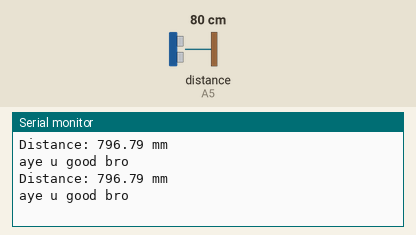
This sketch was run on a simulated Arduino Uno, built with avr-gcc and run on an emulated ATmega328P. Parts: the last lines printed to the serial monitor. Wiring (inferred from the names in the program): ultrasonic range finder: trigger A4; echo A5. The test bench sets the inputs (shaded band); at power-on: distance to the obstacle (sensor on A5) 80 cm. The echo pulse lasts 58.3 µs per cm.

Above: at 1.2 s.
1.3 s: distance to the obstacle (sensor on A5) set to 2 cm
At 2.8 s:
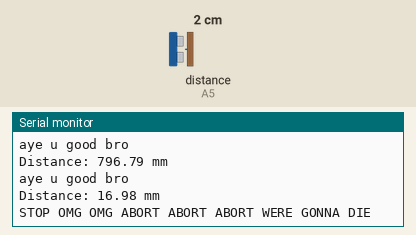
4.3 s: distance to the obstacle (sensor on A5) set to 4 cm
At 5.5 s:
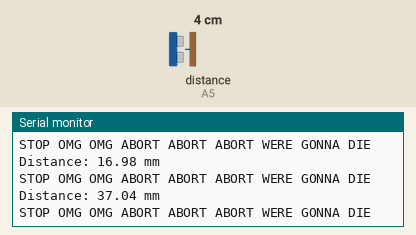
Timing chart, 0 to 7.3 s (numbered marks = the images above; inputs shaded):
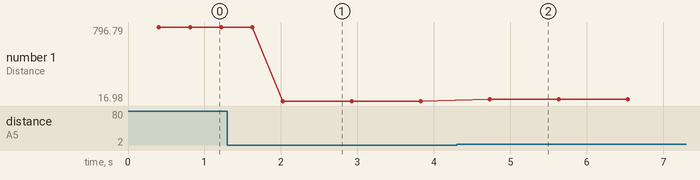

The sketch:

ultrasonic.ino
```cpp
#define TRIG_PIN A4
#define ECHO_PIN A5
#define WALL_DISTANCE_THRESHOLD 200

void setup() {
    pinMode(TRIG_PIN, OUTPUT);
    pinMode(ECHO_PIN, INPUT);
    Serial.begin(9600);
}

void loop() {
    long duration;
    float distance = 0.0;

    digitalWrite(TRIG_PIN, LOW);
    delayMicroseconds(2);
    digitalWrite(TRIG_PIN, HIGH);
    delayMicroseconds(10);
    digitalWrite(TRIG_PIN, LOW);

    // Measure the time it takes for the echo to return
    duration = pulseIn(ECHO_PIN, HIGH);

    // Convert the time to distance (in mm)
    distance = (duration * 0.343) / 2;
    delay(400);

    // Print the distance
    Serial.print("Distance: ");
    Serial.print(distance);
    Serial.println(" mm");

    if (distance > 0 && distance <= WALL_DISTANCE_THRESHOLD) {
       Serial.println("STOP OMG OMG ABORT ABORT ABORT WERE GONNA DIE");
       delay(500);
    }
    else {
       Serial.println("aye u good bro");
    }
}
```

Measured:
- after the input at 1.3 s, the serial monitor: prints a new line after 0.72 s (image 1)
- after the input at 4.3 s, the serial monitor: prints a new line after 0.43 s (image 2)
- plotted number 1: 796.79 → 16.98 after the input at 1.3 s, 16.98 → 37.04 after the input at 4.3 s
